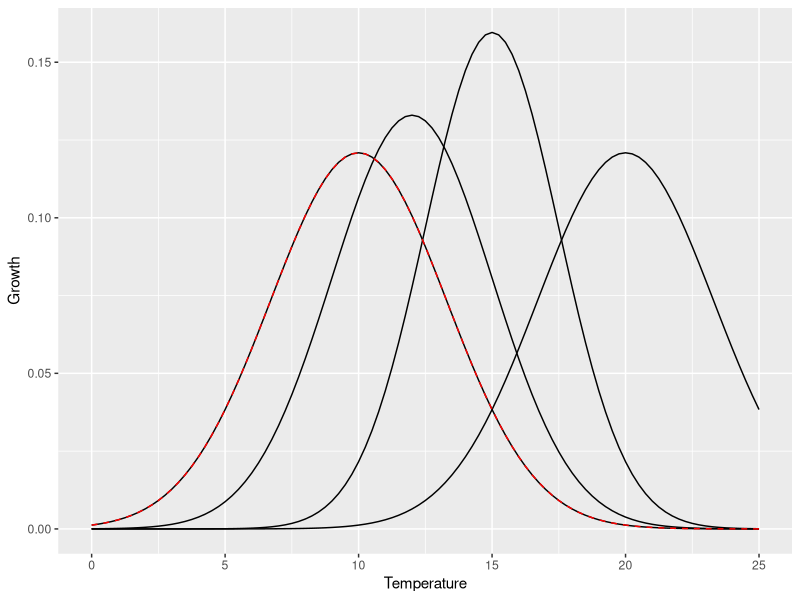
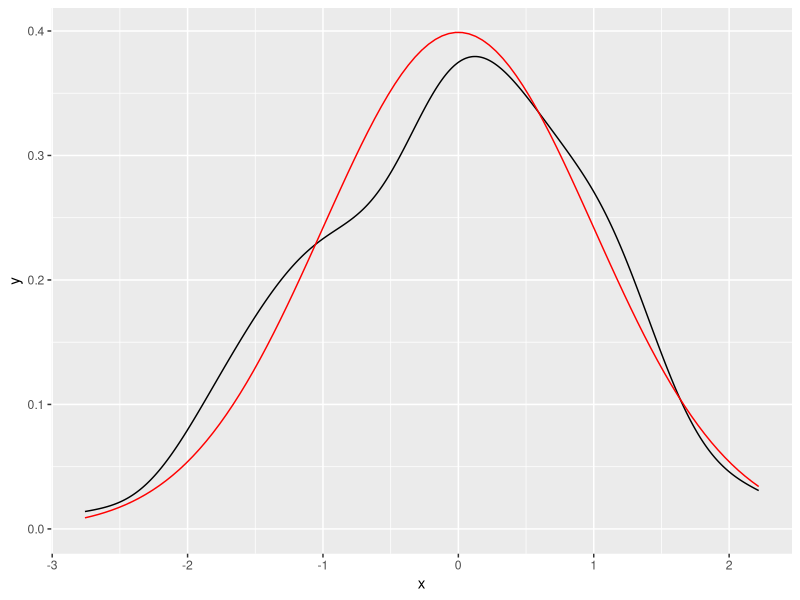
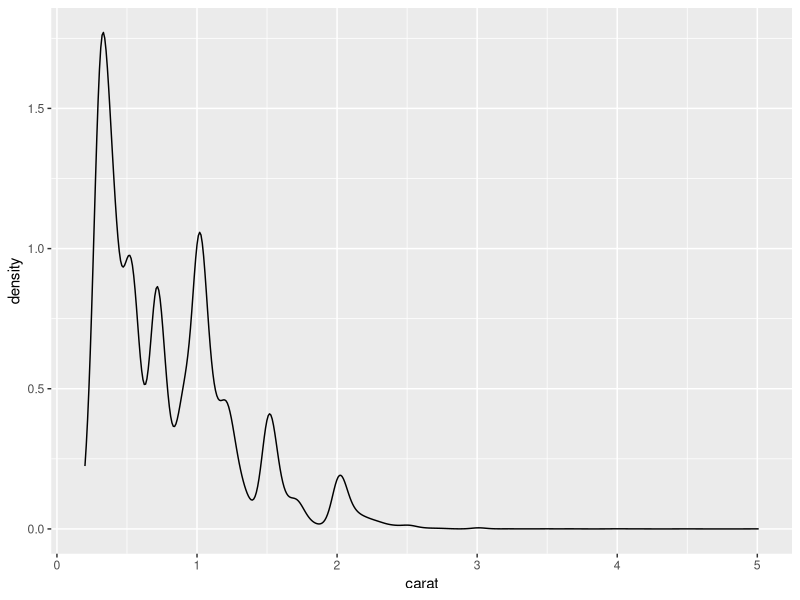

Generate these figures, in order, with R:
library(ggplot2)


population_a_mean <- 10
population_a_sd <- 3.3
population_b_mean <- 12
population_b_sd <- 3
population_c_mean <- 15
population_c_sd <- 2.5
population_d_mean <- 20
population_d_sd <- 3.3

overall_mean <- mean(population_a_mean,
                     population_b_mean,
                     population_c_mean,
                     population_d_mean)
# pull this from real (fake for now) data
overall_sd <- mean(population_a_sd,
                   population_b_sd,
                   population_c_sd,
                   population_d_sd)

p9_3 <- ggplot(data.frame(x = c(0, 25)), aes(x = x)) +
  stat_function(fun = dnorm, args = list(population_a_mean, population_a_sd)) +
  stat_function(fun = dnorm, args = list(population_b_mean, population_b_sd)) +
  stat_function(fun = dnorm, args = list(population_c_mean, population_c_sd)) +
  stat_function(fun = dnorm, args = list(population_d_mean, population_d_sd)) + 
  stat_function(fun = dnorm, args = list(overall_mean, overall_sd), colour = "red", linetype="dashed") + 
  xlab("Temperature") +
  ylab("Growth")
p9_3

# print ggplot2 data visualization cheat sheet
# stat_function is useful for overlaying functions
set.seed(1492)
ggplot(data.frame(x = rnorm(100)), aes(x)) +
  geom_density() +
  stat_function(fun = dnorm, colour = "red")


ggplot(diamonds, aes(carat)) +
  geom_density()
